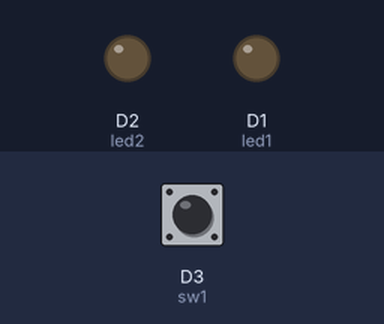
This sketch was run on a simulated ESP8266 (NodeMCU). On the bench: output pins drawn as LEDs (lit = HIGH). The inputs (shaded band) are chosen by the test bench; at power-on: D3 (sw1) HIGH.

Above: at 1.2 s.
1.3 s: D3 (sw1) pulled LOW for 0.15 s
At 1.37 s:
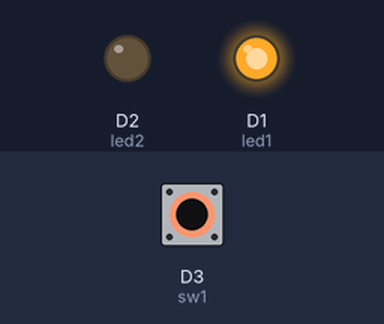
2.9 s: D3 (sw1) pulled LOW for 3.2 s
At 6.4 s:
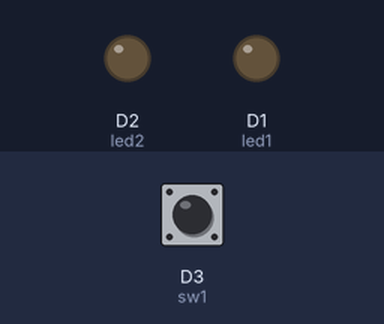
Timing chart, 0 to 7.9 s (numbered marks = the images above; inputs shaded):
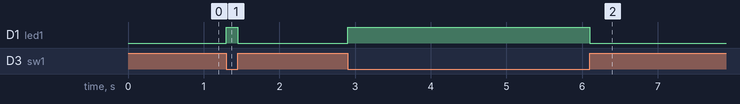

The sketch:

switchSPST.ino
```cpp
int sw1 = D3;
int led1 = D1;
int led2 = D2;

int swState = 0;

void setup() {
  // put your setup code here, to run once:
  pinMode(sw1, INPUT);
  pinMode(led1, OUTPUT);
  pinMode(led2, OUTPUT);

}

void loop() {
  // put your main code here, to run repeatedly:
  swState = digitalRead(sw1);
  if(swState == LOW){
    digitalWrite(led1,HIGH);
    }else{
      digitalWrite(led1, LOW);
    }

}
```

Measured:
- after the input at 1.3 s, D1 (led1): LOW → HIGH at once, → LOW 0.15 s later
- after the input at 2.9 s, D1 (led1): LOW → HIGH at once, → LOW 3.2 s later
